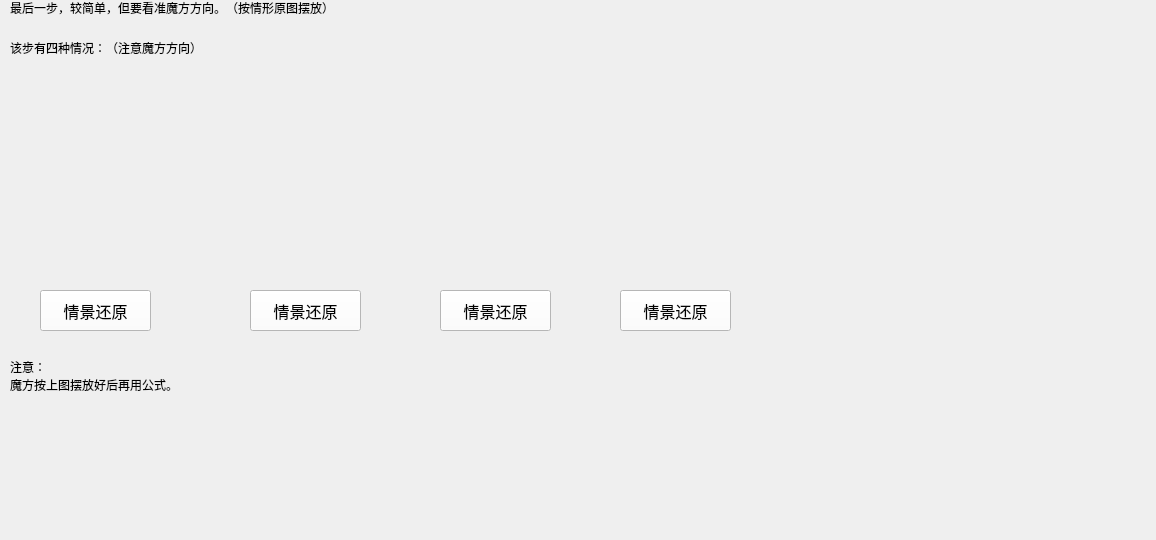
          <widget class="QWidget" name="step7_page1">
           <property name="geometry">
            <rect>
             <x>0</x>
             <y>0</y>
             <width>1156</width>
             <height>540</height>
            </rect>
           </property>
           <attribute name="label">
            <string>情景再现 &lt;---</string>
           </attribute>
           <widget class="QLabel" name="step7_page1_label1">
            <property name="geometry">
             <rect>
              <x>10</x>
              <y>0</y>
              <width>321</width>
              <height>16</height>
             </rect>
            </property>
            <property name="font">
             <font>
              <family>微软雅黑</family>
              <pointsize>9</pointsize>
              <weight>50</weight>
              <bold>false</bold>
             </font>
            </property>
            <property name="styleSheet">
             <string notr="true">border-image: url(:/qrc/bai.JPG);</string>
            </property>
            <property name="text">
             <string>最后一步，较简单，但要看准魔方方向。（按情形原图摆放）</string>
            </property>
           </widget>
           <widget class="QLabel" name="step7_page1_label2">
            <property name="geometry">
             <rect>
              <x>10</x>
              <y>40</y>
              <width>191</width>
              <height>16</height>
             </rect>
            </property>
            <property name="font">
             <font>
              <family>微软雅黑</family>
              <pointsize>9</pointsize>
              <weight>50</weight>
              <bold>false</bold>
             </font>
            </property>
            <property name="styleSheet">
             <string notr="true">border-image: url(:/qrc/bai.JPG);</string>
            </property>
            <property name="text">
             <string>该步有四种情况：（注意魔方方向）</string>
            </property>
           </widget>
           <widget class="QWidget" name="layoutWidget_13">
            <property name="geometry">
             <rect>
              <x>405</x>
              <y>70</y>
              <width>171</width>
              <height>201</height>
             </rect>
            </property>
            <layout class="QVBoxLayout" name="step7_page1_vlayout_3">
             <item>
              <widget class="QLabel" name="step7_page1_label6">
               <property name="text">
                <string/>
               </property>
               <property name="pixmap">
                <pixmap resource="resources.qrc">:/qrc/7-3.jpg</pixmap>
               </property>
               <property name="scaledContents">
                <bool>true</bool>
               </property>
              </widget>
             </item>
            </layout>
           </widget>
           <widget class="QWidget" name="layoutWidget_14">
            <property name="geometry">
             <rect>
              <x>600</x>
              <y>70</y>
              <width>161</width>
              <height>201</height>
             </rect>
            </property>
            <layout class="QVBoxLayout" name="step7_page1_vlayout_4">
             <item>
              <widget class="QLabel" name="step7_page1_label7">
               <property name="text">
                <string/>
               </property>
               <property name="pixmap">
                <pixmap resource="resources.qrc">:/qrc/7-4.jpg</pixmap>
               </property>
               <property name="scaledContents">
                <bool>true</bool>
               </property>
              </widget>
             </item>
            </layout>
           </widget>
           <widget class="QPushButton" name="btn_7_1">
            <property name="geometry">
             <rect>
              <x>40</x>
              <y>290</y>
              <width>111</width>
              <height>41</height>
             </rect>
            </property>
            <property name="font">
             <font>
              <pointsize>12</pointsize>
             </font>
            </property>
            <property name="styleSheet">
             <string notr="true">background-color: rgb(255, 255, 255);</string>
            </property>
            <property name="text">
             <string>情景还原</string>
            </property>
           </widget>
           <widget class="QLabel" name="step7_page1_label3">
            <property name="geometry">
             <rect>
              <x>10</x>
              <y>360</y>
              <width>211</width>
              <height>31</height>
             </rect>
            </property>
            <property name="font">
             <font>
              <pointsize>9</pointsize>
              <weight>50</weight>
              <bold>false</bold>
             </font>
            </property>
            <property name="styleSheet">
             <string notr="true">border-image: url(:/qrc/bai.JPG);</string>
            </property>
            <property name="text">
             <string>注意：
魔方按上图摆放好后再用公式。</string>
            </property>
           </widget>
           <widget class="QWidget" name="layoutWidget_16">
            <property name="geometry">
             <rect>
              <x>10</x>
              <y>70</y>
              <width>178</width>
              <height>210</height>
             </rect>
            </property>
            <layout class="QVBoxLayout" name="step7_page1_vlayout_1">
             <item>
              <widget class="QLabel" name="step7_page1_label4">
               <property name="text">
                <string/>
               </property>
               <property name="pixmap">
                <pixmap resource="resources.qrc">:/qrc/7-1.jpg</pixmap>
               </property>
               <property name="scaledContents">
                <bool>true</bool>
               </property>
              </widget>
             </item>
            </layout>
           </widget>
           <widget class="QWidget" name="layoutWidget_15">
            <property name="geometry">
             <rect>
              <x>210</x>
              <y>70</y>
              <width>179</width>
              <height>206</height>
             </rect>
            </property>
            <layout class="QVBoxLayout" name="step7_page1_vlayout_6">
             <item>
              <widget class="QLabel" name="step7_page1_label5">
               <property name="text">
                <string/>
               </property>
               <property name="pixmap">
                <pixmap resource="resources.qrc">:/qrc/7-2.jpg</pixmap>
               </property>
               <property name="scaledContents">
                <bool>true</bool>
               </property>
              </widget>
             </item>
            </layout>
           </widget>
           <widget class="QPushButton" name="btn_7_2">
            <property name="geometry">
             <rect>
              <x>250</x>
              <y>290</y>
              <width>111</width>
              <height>41</height>
             </rect>
            </property>
            <property name="font">
             <font>
              <pointsize>12</pointsize>
             </font>
            </property>
            <property name="styleSheet">
             <string notr="true">background-color: rgb(255, 255, 255);</string>
            </property>
            <property name="text">
             <string>情景还原</string>
            </property>
           </widget>
           <widget class="QPushButton" name="btn_7_3">
            <property name="geometry">
             <rect>
              <x>440</x>
              <y>290</y>
              <width>111</width>
              <height>41</height>
             </rect>
            </property>
            <property name="font">
             <font>
              <pointsize>12</pointsize>
             </font>
            </property>
            <property name="styleSheet">
             <string notr="true">background-color: rgb(255, 255, 255);</string>
            </property>
            <property name="text">
             <string>情景还原</string>
            </property>
           </widget>
           <widget class="QPushButton" name="btn_7_4">
            <property name="geometry">
             <rect>
              <x>620</x>
              <y>290</y>
              <width>111</width>
              <height>41</height>
             </rect>
            </property>
            <property name="font">
             <font>
              <pointsize>12</pointsize>
             </font>
            </property>
            <property name="styleSheet">
             <string notr="true">background-color: rgb(255, 255, 255);</string>
            </property>
            <property name="text">
             <string>情景还原</string>
            </property>
           </widget>
          </widget>
